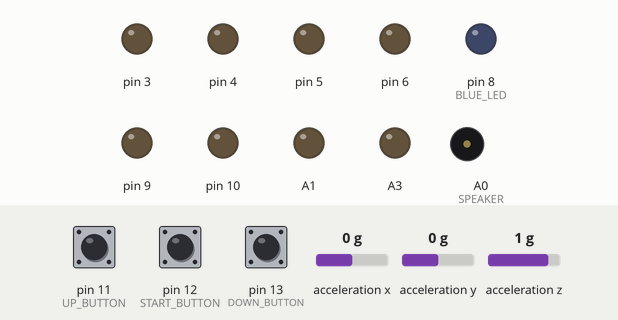
The program below on a simulated Arduino Uno, built with avr-gcc and run on an emulated ATmega328P. On the bench: output pins drawn as LEDs (lit = HIGH), buzzer (waves = sounding). The test bench sets the inputs (shaded band); at power-on: pin 11 (UP_BUTTON) HIGH, pin 13 (DOWN_BUTTON) HIGH, pin 12 (START_BUTTON) HIGH, acceleration x 0 g, acceleration y 0 g, acceleration z 1 g. Random numbers use the default seed unless the program sets one; pins used as bus, display or sensor lines are not drawn.

Above: at 1.2 s.
1.3 s: pin 11 (UP_BUTTON) pulled LOW for 0.15 s
At 1.5 s:
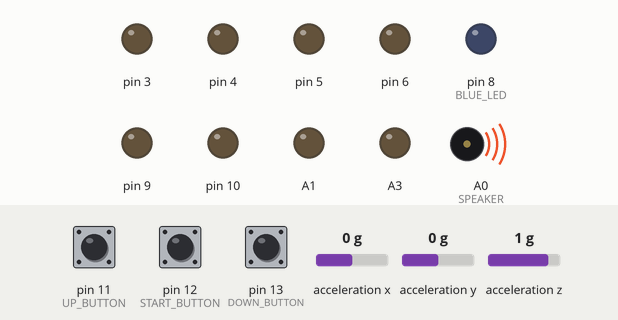
4.3 s: pin 13 (DOWN_BUTTON) pulled LOW for 0.15 s
At 5.2 s:
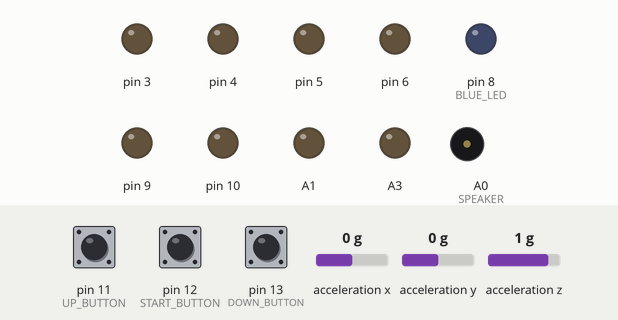
6.0 s: pin 11 (UP_BUTTON) pulled LOW for 3.2 s
At 6.2 s:
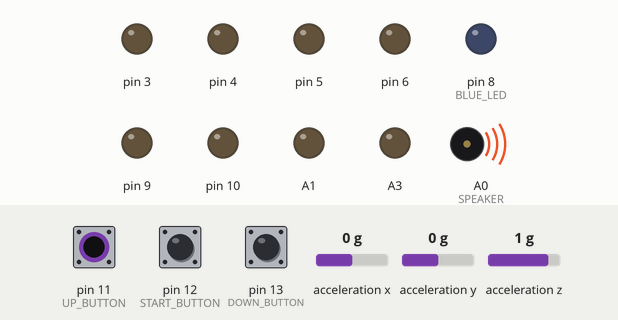
10.7 s: pin 12 (START_BUTTON) pulled LOW for 0.15 s
At 18.2 s:
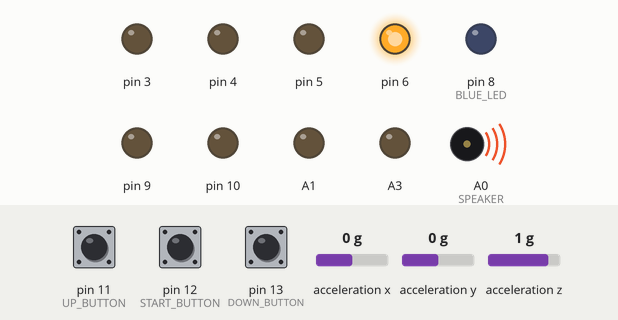
Timing chart, 0 to 69.5 s (numbered marks = the images above; inputs shaded):
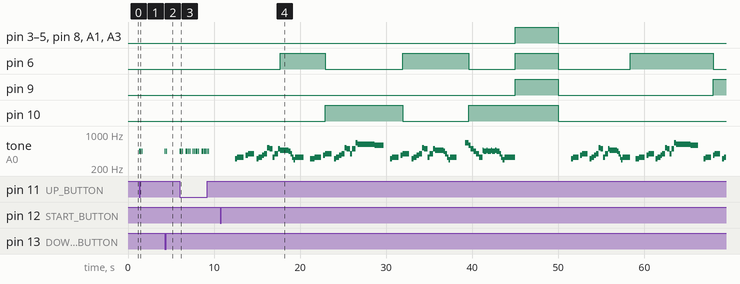

Measured:
- after the input at 1.3 s, tone on A0 (SPEAKER): alternates 440 Hz for 0.10 s and silent for 0.05 s, 6 changes in all, then stays silent, starting at once
- after the input at 4.3 s, tone on A0 (SPEAKER): alternates 440 Hz for 0.10 s and silent for 0.05 s, 4 changes in all, then stays silent, starting at once
- after the input at 6.0 s, tone on A0 (SPEAKER): plays 440 Hz for 0.10 s, 440 Hz for 0.10 s, 440 Hz for 0.10 s, 440 Hz for 0.10 s, 440 Hz for 0.10 s, 440 Hz for 0.10 s … (18 notes in this stretch), starting at once
- after the input at 10.7 s, pin 3, pin 4: LOW → HIGH after 34.3 s, → LOW 5.0 s later

The program:

main.cpp
```cpp
#include <Arduino.h>
#include <Adafruit_MMA8451.h>
#include <time.h>
#include <music.h>
#include <ArduinoSTL.h>

#define VIB_MOTOR_1 A1
#define VIB_MOTOR_2 A3
#define VIB_MOTOR_3 5
#define VIB_MOTOR_4 4
#define VIB_MOTOR_5 3
#define VIB_MOTOR_6 1

#define DOWN_BUTTON 13
#define START_BUTTON 12
#define UP_BUTTON 11

#define SPEAKER A0

#define YELLOW_LED 10
#define WHITE_LED 9
#define BLUE_LED 8
#define GREEN_LED 6

#define MIN_PLAYERS 2
#define MAX_PLAYERS 10
#define ROUND_DELAY_MILLIS 5000
#define ACCEL_THRESHOLD 30

void play_game(uint8_t players);

double get_acceleration();

void beep(uint8_t pin, uint8_t repetitions, long duration, long rest);

void toggle_motors(bool state);

void toggle_leds(bool state);

std::vector<uint8_t> get_potential_events(uint8_t PLAYERS, uint8_t STARTING_PLAYERS);

Adafruit_MMA8451 mma = Adafruit_MMA8451();

const uint8_t VIB_MOTOR_PINS[]{
        VIB_MOTOR_1,
        VIB_MOTOR_2,
        VIB_MOTOR_3,
        VIB_MOTOR_4,
        VIB_MOTOR_5,
        VIB_MOTOR_6
};

const uint8_t LED_PINS[]{
        YELLOW_LED,
        WHITE_LED,
        BLUE_LED,
        GREEN_LED
};

void setup() {
    Serial.begin(9600);

    pinMode(DOWN_BUTTON, INPUT_PULLUP);
    pinMode(START_BUTTON, INPUT_PULLUP);
    pinMode(UP_BUTTON, INPUT_PULLUP);

    for (const uint8_t pin: VIB_MOTOR_PINS) {
        pinMode(pin, OUTPUT);
    }

    for (const uint8_t pin: LED_PINS) {
        pinMode(pin, OUTPUT);
    }

    // Initialize MMA8451 accelerometer
    if (!mma.begin()) {
        tone(SPEAKER, 440);
    }

    srand(time(0));
}

void loop() {
    uint8_t players = MIN_PLAYERS;

    while (true) {
        if (!digitalRead(DOWN_BUTTON) && players > MIN_PLAYERS) {
            players--;
            beep(SPEAKER, players, 100, 50);
            delay(250);
        }
        if (!digitalRead(UP_BUTTON) && players < MAX_PLAYERS) {
            players++;
            beep(SPEAKER, players, 100, 50);
            delay(250);
        }
        if (!digitalRead(START_BUTTON)) {
            play_game(players);
            break;
        }
    }
}

void play_game(uint8_t players) {
    uint16_t starting_note = 0;
    const uint8_t STARTING_PLAYERS = players;

    while (players > 1) {

        const uint16_t tempo = (players < 7) ? 240 - 20 * players : 100;

        // Play music starting at note index starting_note for a random amount of time between 3 and 5 seconds.
        // play_music() blocks execution until the given duration has elapsed, serving as the timer till the event.
        starting_note = play_music(SPEAKER, random(5000, 10000), starting_note, tempo);

        // If starting_note == 0, song/round is over
        if (starting_note == 0) {
            // Turn on all LEDs and vibrate at end of round
            toggle_leds(true);
            toggle_motors(true);

            // Yell at player if potato is passed after round ends
            const unsigned long NEXT_ROUND_START = millis() + ROUND_DELAY_MILLIS;
            while (millis() < NEXT_ROUND_START) {
                // Wait until acceleration crosses below threshold before triggering alarm for going above.
                // This handles the circumstance in which the round ends while the potato is mid-pass.
                // This way, the accelerometer threshold will not be checked until the next person has caught the potato
                // and/or it's decelerated enough to not trigger.
                while (get_acceleration() > ACCEL_THRESHOLD) {}

                if (get_acceleration() > ACCEL_THRESHOLD) {
                    toggle_motors(false);
                    beep(SPEAKER, 1, 3000, 0);
                }
            }

            // Stop LEDs and vibration to begin next round
            toggle_leds(false);
            toggle_motors(false);

            players--;
        } else {
            // Get vector of all possible events given current and initial number of players
            const std::vector<uint8_t> potential_events = get_potential_events(players, STARTING_PLAYERS);

            // Ensure LED from previous event is off before starting event
            toggle_leds(false);

            // Begin random event if an event is possible
            if (!potential_events.empty()) {
                digitalWrite(potential_events[random(0, potential_events.size())], HIGH);

                if (digitalRead(BLUE_LED)) {
                    players++;
                }
            }
        }
    }
}

// Returns a double representing the overall acceleration of the MMA8451 in m/s^2. Note that at rest the acceleration
// will be ~9.81 m/s^2 due to gravity.
double get_acceleration() {
    // Retrieve a new accelerometer event
    sensors_event_t event;
    mma.getEvent(&event);

    return sqrt(pow(event.acceleration.x, 2) + pow(event.acceleration.y, 2) + pow(event.acceleration.z, 2));
}

void beep(uint8_t pin, uint8_t repetitions, long duration, long rest) {
    for (int i = 0; i < repetitions; i++) {
        tone(pin, 440);
        delay(duration);
        noTone(pin);
        delay(rest);
    }
}

void toggle_motors(const bool state) {
    for (const uint8_t PIN: VIB_MOTOR_PINS) {
        digitalWrite(PIN, state);
    }
}

void toggle_leds(const bool state) {
    for (const uint8_t pin: LED_PINS) {
        digitalWrite(pin, state);
    }
}

// Exclude previous event from occurring again
void conditional_add(std::vector<uint8_t> &VEC, const uint8_t LED) {
    if (!digitalRead(LED)) {
        VEC.push_back(LED);
    }
}

std::vector<uint8_t> get_potential_events(const uint8_t PLAYERS, const uint8_t STARTING_PLAYERS) {
    std::vector<uint8_t> vec;

    conditional_add(vec, YELLOW_LED);
    conditional_add(vec, GREEN_LED);

    if (PLAYERS > 3) {
        conditional_add(vec, WHITE_LED);
    }

    // Reduce probability of resurrection
    if (PLAYERS < STARTING_PLAYERS && random(0, 4) == 0) {
        conditional_add(vec, BLUE_LED);
    }

    return vec;
}
```
